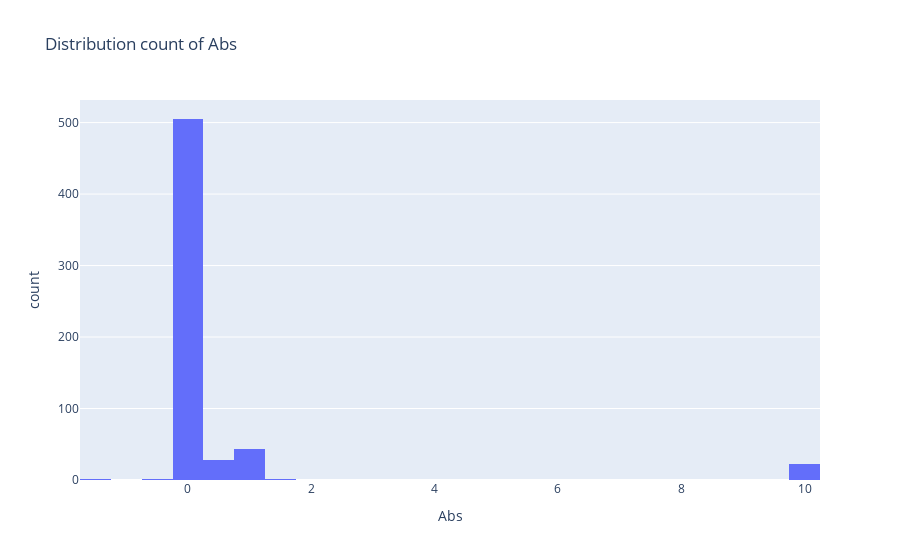

The cell this chart's notebook holds for it:
### Code cell
fig=px.histogram(df1, x='Abs', title='Distribution count of Abs')
fig.show()
fig.write_html('Distribution count of Abs.html', auto_open=True)
#Shows the count of Abs and its distribution

### Figure 1 — Plotly figure (JSON) as saved in the notebook; plotly's stock layout.template omitted (floating-point values rounded to 4 significant figures; data arrays with more than 128 entries replaced by an {"elided": "..."} marker saying what was removed)
{"data": [{"alignmentgroup": "True", "bingroup": "x", "hovertemplate": "Abs=%{x}<br>count=%{y}<extra></extra>", "legendgroup": "", "marker": {"color": "#636efa", "pattern": {"shape": ""}}, "name": "", "offsetgroup": "", "orientation": "v", "showlegend": false, "type": "histogram", "x": {"elided": "602 float values"}, "xaxis": "x", "yaxis": "y"}], "layout": {"barmode": "relative", "legend": {"tracegroupgap": 0}, "title": {"text": "Distribution count of Abs"}, "xaxis": {"anchor": "y", "domain": [0, 1], "title": {"text": "Abs"}}, "yaxis": {"anchor": "x", "domain": [0, 1], "title": {"text": "count"}}}}
